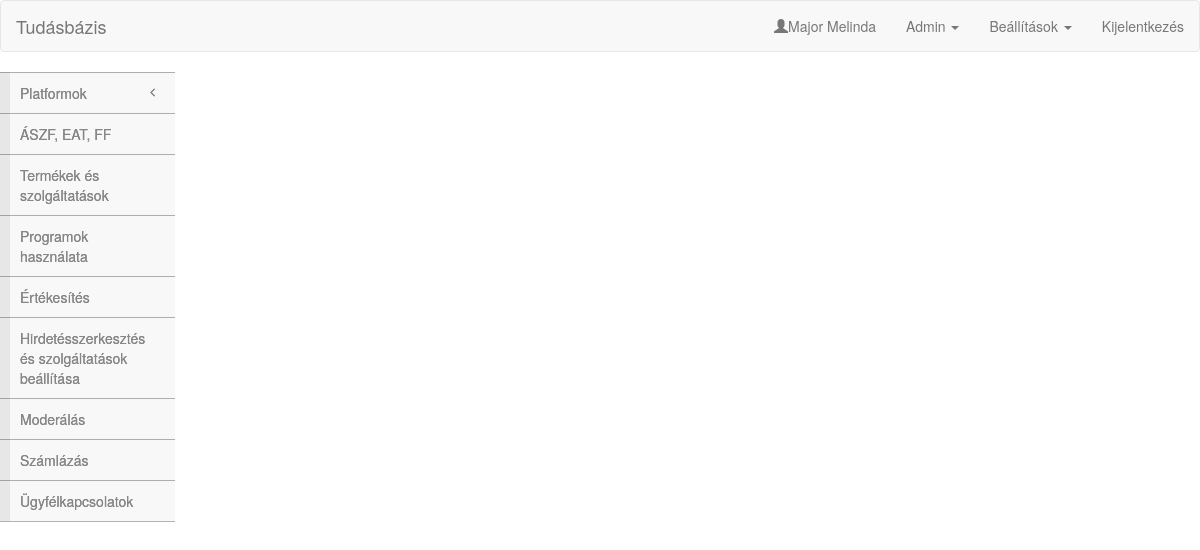
The app's page / (signed in) with its own data.
### tables this page shows
CREATE TABLE `menu` (
  `id` int(11) NOT NULL,
  `title` varchar(64) NOT NULL,
  `parentId` int(11) NOT NULL
);

### src/db.php (called while the page is built, shortened)
<?php
class DB{
var $connection;
	function __construct() {
		$connection = @mysql_connect('localhost','root','root');
		$table = mysql_select_db('tudasbazis',$connection);
		$this->connection = $connection;
	}
	function query($queryString) {
		$resultId = mysql_query($queryString, $this->connection);
		$rows=Array();
		while($record = mysql_fetch_assoc($resultId)){
			$rows[] = $record;
		}
		return $rows;
	}
	function close(){
		$close = mysql_close($this->connection);
	}
}
?>

### src/Utilities.php (called while the page is built, shortened)
<?php
class Utilities
{
	public static function GetNameById()
    {
        $db = new DB();
        $id = $_SESSION['userid'];
        $result = $db->query("SELECT lastname, firstname FROM login WHERE id = '$id';");
        if(count($result))
		{
			$nev = $result[0]['lastname'];
			$nev .= " " . $result[0]['firstname'];
			return $nev;
		}
		else
		{
			return "";
		}
    }
	public static function HasPermission($userid, $permission)
	{
		$db = new DB();
		if($db->query("SELECT * FROM permission WHERE userid = '$userid' AND permission = '$permission'"))
		{
			return true;
		}
		else
		{
			$db->close();
			return false;
		}
	}
}
?>

### src/menu.php (the view, shortened to what this page needs)
<?php
$nev = Utilities::GetNameById();
?>
<nav role="navigation" class="navbar navbar-default">
	<div class="navbar-header">
        <a href="index.php" class="navbar-brand">Tudásbázis</a>
    </div>
    <div id="navbarCollapse" class="collapse navbar-collapse">
        <ul class="nav navbar-nav navbar-right">
			<li><p class="navbar-text"><span class="glyphicon glyphicon-user"></span><?php echo $nev ?></li>
			<?php if(Utilities::HasPermission($_SESSION['userid'],'admin')) { ?>
				<li class="dropdown">
					<a data-toggle="dropdown" class="dropdown-toggle">Admin <b class="caret"></b></a>
				</li>
			<?php } ?>
			<li class="dropdown">
                <a data-toggle="dropdown" class="dropdown-toggle">Beállítások <b class="caret"></b></a>
            </li>
            <li><a href="index.php?logout=1">Kijelentkezés</a></li>
        </ul>
	</div>
</nav>

### src/sideMenu.php (shortened to what this page needs)
<?php
class sideMenu {
	public static function show() {
	echo '<div class="clearfix">'.
    	 	'<aside class="sidebar">'.
      	 		'<nav class="sidebar-nav">'.
         			'<ul class="metismenu" id="menu">';
		$db = new DB();
		$result = $db->query("SELECT id,title FROM menu WHERE parentId = 0");
		foreach($result as $element) {
			echo '<li';
			echo '>'
			.'<a';
			if (isset($_GET['pageid'])){
				if ($_GET['pageid'] == $element['id']){
					echo ' style="color:red;"';
				}
			}
			echo ' href="page.php?pageid=' . $element['id'] . '">'. $element['title'];
			$db = new DB();
			if($subResult = $db->query("SELECT title, id FROM menu WHERE parentId = ".$element['id'])) {
				echo '<span class="fa arrow"></span></a>';
			}
			else{
				echo '</a>';
			}
			echo '</li>';
		}
		echo 		'</ul>'.
      			'</nav>'.
    		'</aside>'.
		'</div>';
	}
}
?>

### src/demo.css (style rules this page uses)
.sidebar { display: block; float: left; width: 100%; background: #ffffff; }
.sidebar-nav { border-bottom: 1px solid rgba(0, 0, 0, 0.3); background-image: -webkit-linear-gradient(left, color-stop(#f8f8f8 10px), color-stop(#e7e7e7 10px)); background-image: linear-gradient(to right, #e7e7e7 10px, #f8f8f8 10px); background-repeat: repeat-x; filter: progid: DXImageTransform.Microsoft.gradient(startColorstr='#ffe7e7e7', endColorstr='#fff8f8f8', GradientType=1); }
.sidebar-nav ul { padding: 0; margin: 0; list-style: none; }
.sidebar-nav a, .sidebar-nav a:hover, .sidebar-nav a:focus, .sidebar-nav a:active { outline: none; }
.sidebar-nav ul li, .sidebar-nav ul a { display: block; }
.sidebar-nav ul a { padding: 10px 20px; color: #878787; border-top: 1px solid rgba(0, 0, 0, 0.3); box-shadow: 0px 1px 0px rgba(255, 255, 255, 0.05) inset; text-shadow: 0px 0px 0px rgba(0, 0, 0, 0.5); }

### records on screen
menu: title "Platformok"
menu: title "ÁSZF, EAT, FF"
menu: title "Termékek és szolgáltatások"
menu: title "Programok használata"
menu: title "Értékesítés"
menu: title "Hirdetésszerkesztés és szolgáltatások beállítása"
menu: title "Moderálás"
menu: title "Számlázás"
menu: title "Ügyfélkapcsolatok"

### other values on screen
$nev "Major Melinda"
